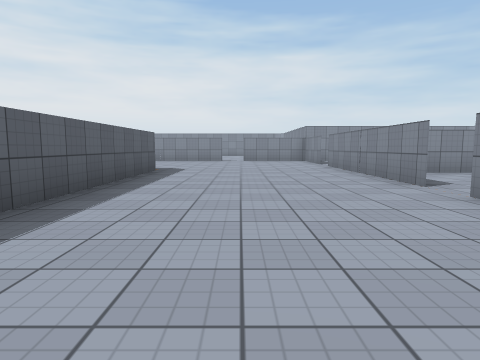
view 1 (above)

20 first-person views from a walk through a scene from a Unity 3-D project. The camera is 1.2 m above the floor, tilts 6° down and sees 75° across. Doors are open. The floor is counted in squares, 2 m on a side. Each view is taken from the middle of a square. On the plan, view 1 faces up. The plan holds only what a view shows up to about 9 squares ahead; the rest is blank. The place goes on beyond the plan. Some surface patterns are stand-ins.

view 2
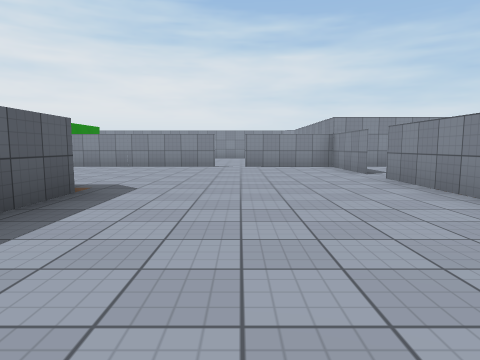

view 3
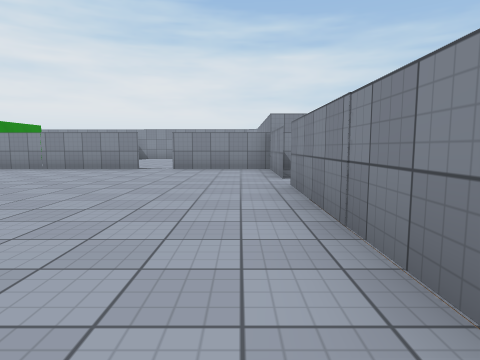

view 4
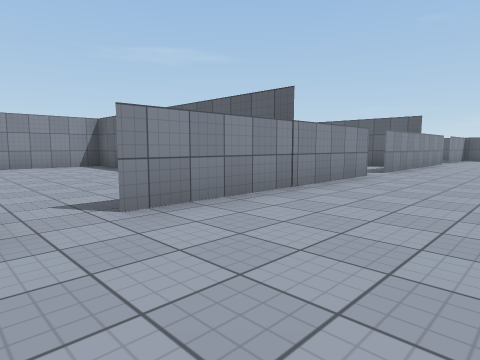

view 5
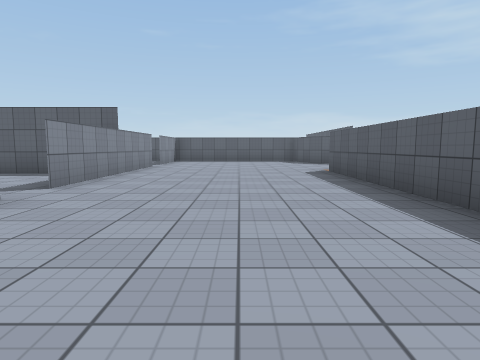

view 6
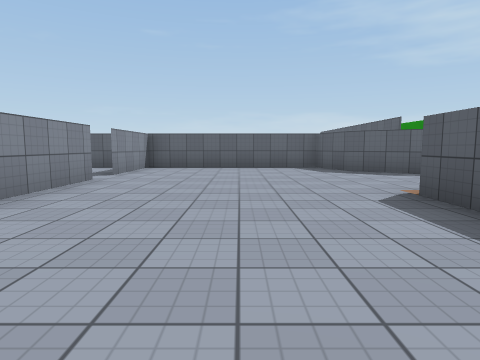

view 7
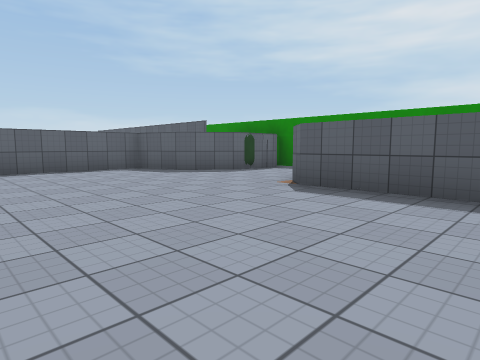

view 8
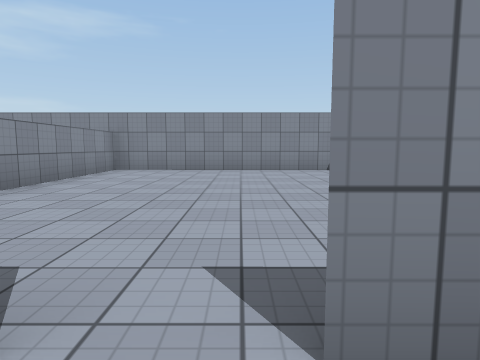

view 9
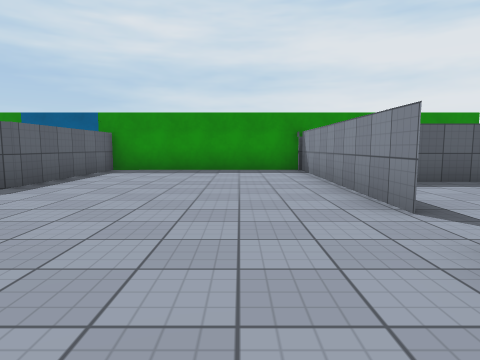

view 10
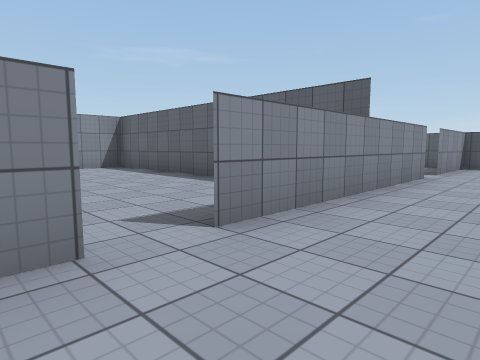

view 11
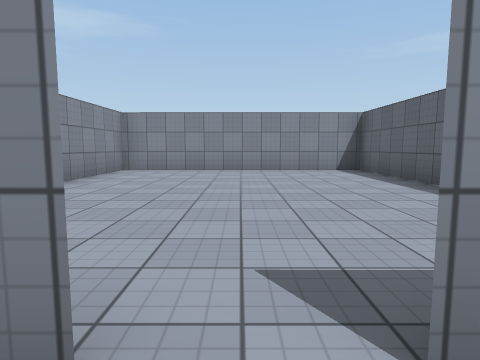

view 12
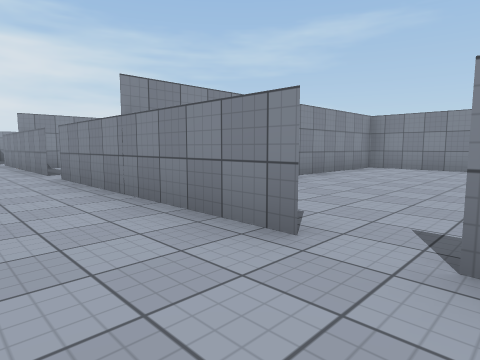

view 13
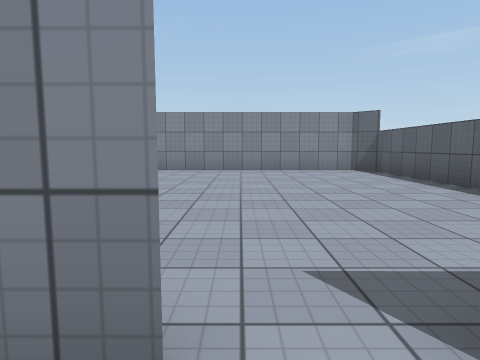

view 14
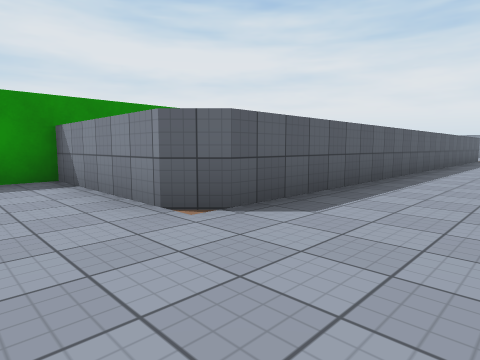

view 15
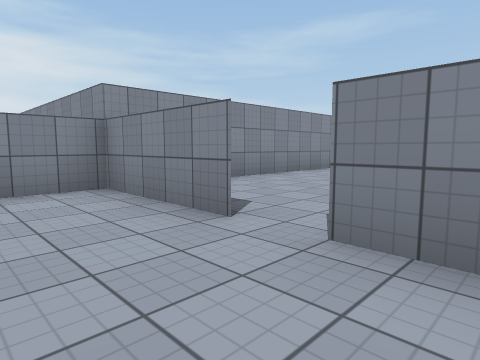

view 16
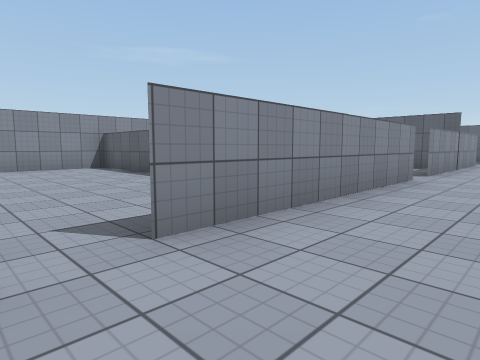

view 17
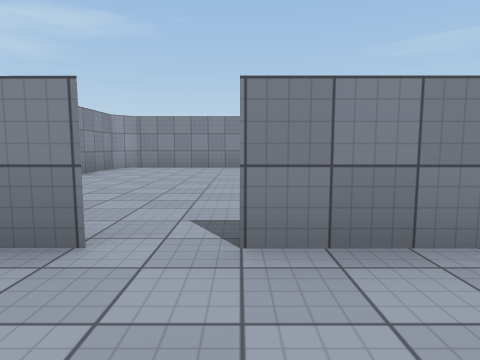

view 18
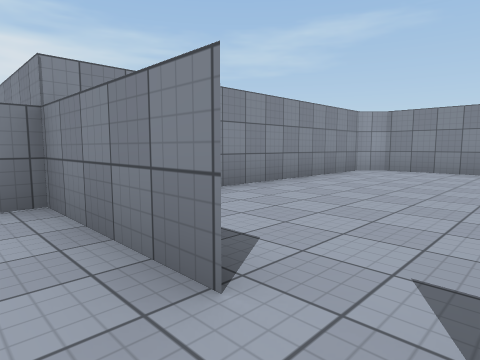

view 19
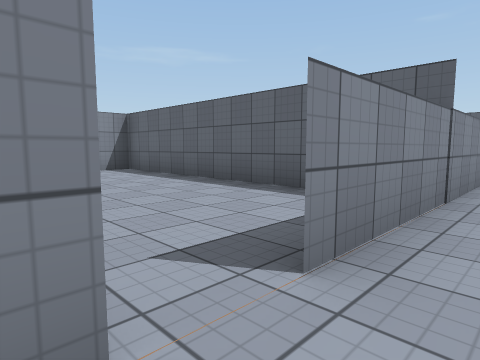

view 20
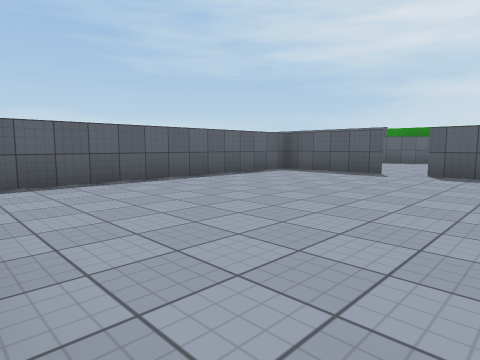

### Floor plan
Points are (right, up) in squares from view 1. A wall is a line through its corners. A room is listed if a view was taken in it or the views show most of it. See-through windows are left out.
Room 1 (views 1, 2, 3, 4, 5, 6, 7, 8, 9, 10, 11, 12, 13, 14, 15, 16, 17, 18, 19)
walls: (2.8, -1.7) (2.8, 3.8); (2.8, 4.6) (2.8, 10.1); (-2.2, 8.2) (-2.2, -5.9) (-2.7, -6.4) (-6.2, -6.4) (-6.2, -7.2); (2.8, -7.9) (2.8, -2.4); (2.8, 10.8) (2.8, 13.6); (-3.5, -9.4) (-2.7, -9.9) (-2.6, -10.4); (-2.2, -11.4) (3, -11.4); (-0.8, 13.6) (-6.3, 13.6) (-6.3, 8.6) (-2.7, 8.6); (2.7, -11.4) (2.7, -8.7); (3.5, 13.6) (0.1, 13.6)
ways out: open door at (3, -8) to room 2; open door at (3, 4.5) to room 3; open door at (3, -2) to room 4; open door at (3, 10.5) to room 5; open door at (-0.3, 13.7)
objects: other object (-4, -9)
Room 2 (view 20)
walls: (10, -5.2) (6.5, -5.2); (2.7, -8.7) (2.7, -11.4); (2.7, -6.9) (2.7, -7.9); (3, -11.4) (9.7, -11.4) (10.2, -10.9) (10.2, -5)
ways out: open door at (3, -8) to room 1
Room 3 (no view inside)
walls: (10.2, 1) (10.3, 6.9); (10.3, 7.3) (4.3, 7.3); (2.7, 1.1) (10.3, 1.1)
ways out: open door at (3, 4.5) to room 1
Room 4 (no view inside)
walls: (4.3, -5.2) (10.3, -5.2); (10.2, -5) (10.2, 1); (3.8, 1.1) (3.3, 1.1); (10.3, 1.1) (7.3, 1.1)
ways out: open door at (3, -2) to room 1
Room 5 (no view inside)
walls: (7.6, 7.3) (10.2, 7.3); (10.3, 6.9) (10.3, 13.1) (9.8, 13.5) (5.1, 13.6)
ways out: open door at (3, 10.5) to room 1

Where each view was taken, in squares from view 1:
view 1: 0 up, 0 right, facing up
view 2: 4 up, 0 right, facing up
view 3: 5 up, 2 right, facing up
view 4: 5 up, 0 right, facing down-right
view 5: 2 up, 0 right, facing down
view 6: 2 down, 0 right, facing down
view 7: 3 down, 2 right, facing down-left
view 8: 4 up, 2 right, facing right
view 9: 12 up, 2 right, facing left
view 10: 1 down, 1 right, facing down-right
view 11: 2 down, 2 right, facing right
view 12: 9 down, 1 right, facing up-right
view 13: 8 down, 2 right, facing right
view 14: 8 down, 0 right, facing up-left
view 15: 9 up, 1 right, facing up-right
view 16: 11 up, 1 right, facing down-right
view 17: 10 up, 1 right, facing right
view 18: 10 up, 2 right, facing up-right
view 19: 5 up, 2 right, facing down-right
view 20: 6 down, 10 right, facing down-left
